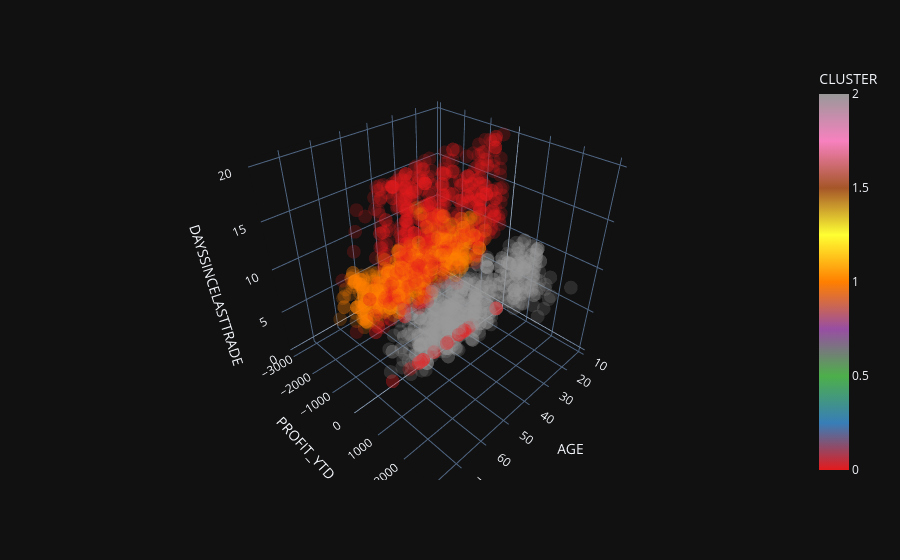

Here is the notebook cell this chart was saved with:
### Markdown cell above
## 13. K-Means — 外部評估與 Plotly

透過堆疊長條圖比對 K-Means 分群結果與已知 CHURNRISK 標籤，並用 Plotly 進行互動式 3D 視覺化。

### Code cell
# 外部評估：用堆疊長條圖比對 K-Means 分群結果與已知的 CHURNRISK 標籤
# 若分群結果有意義，每個分群應該會集中在某一個風險等級
show_risk_by_cluster(predicted, known_risk)

# 複製客戶資料並加入分群結果欄位
X_df = df_churn.copy()
X_df['CLUSTER'] = predicted
# 使用 Plotly 互動式 3D 圖表觀察分群分佈
# 可透過旋轉發現 K-Means 的分群主要受 PROFIT_YTD 欄位影響
plotly_scatter_3d(X_df, x_name, y_name, z_name, color='CLUSTER')

### Figure 1 — Plotly figure (JSON) as saved in the notebook; plotly's stock layout.template omitted (floating-point values rounded to 4 significant figures; data arrays with more than 128 entries replaced by an {"elided": "..."} marker saying what was removed)
{"data": [{"hovertemplate": "AGE=%{x}<br>PROFIT_YTD=%{y}<br>DAYSSINCELASTTRADE=%{z}<br>CLUSTER=%{marker.color}<extra></extra>", "legendgroup": "", "marker": {"color": {"elided": "2066 int values"}, "coloraxis": "coloraxis", "opacity": 0.2, "symbol": "circle"}, "mode": "markers", "name": "", "scene": "scene", "showlegend": false, "x": {"elided": "2066 int values"}, "y": {"elided": "2066 float values"}, "z": {"elided": "2066 int values"}, "type": "scatter3d"}], "layout": {"scene": {"domain": {"x": [0.0, 1.0], "y": [0.0, 1.0]}, "xaxis": {"title": {"text": "AGE"}}, "yaxis": {"title": {"text": "PROFIT_YTD"}}, "zaxis": {"title": {"text": "DAYSSINCELASTTRADE"}}}, "coloraxis": {"colorbar": {"title": {"text": "CLUSTER"}}, "colorscale": [[0.0, "rgb(228,26,28)"], [0.125, "rgb(55,126,184)"], [0.25, "rgb(77,175,74)"], [0.375, "rgb(152,78,163)"], [0.5, "rgb(255,127,0)"], [0.625, "rgb(255,255,51)"], [0.75, "rgb(166,86,40)"], [0.875, "rgb(247,129,191)"], [1.0, "rgb(153,153,153)"]]}, "legend": {"tracegroupgap": 0}, "margin": {"t": 60}}}
